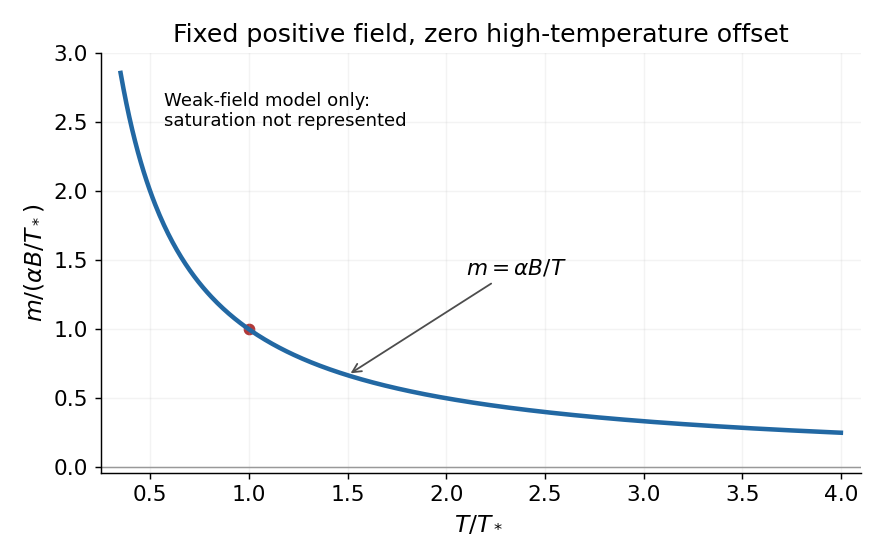

Write the Python code that produced this figure.
from pathlib import Path
import numpy as np
import matplotlib
matplotlib.use('Agg')
import matplotlib.pyplot as plt

plt.rcParams.update({'font.size':12,'axes.titlesize':14,'axes.labelsize':13})
fig,ax=plt.subplots(figsize=(6.8,4.3),dpi=130,facecolor='white')
t=np.linspace(.35,4,500)
ax.plot(t,1/t,lw=2.5,color='#2268a3')
ax.scatter([1],[1],color='#b13939',s=30)
ax.axhline(0,color='0.6',lw=.8)
ax.annotate(r'$m=\alpha B/T$',xy=(1.5,2/3),xytext=(2.1,1.4),arrowprops={'arrowstyle':'->','color':'0.3'})
ax.text(.57,2.47,'Weak-field model only:\nsaturation not represented',fontsize=10)
ax.set(xlim=(.25,4.1),ylim=(-.04,3),xlabel=r'$T/T_*$ ',ylabel=r'$m/(\alpha B/T_*)$',title='Fixed positive field, zero high-temperature offset')
ax.spines[['top','right']].set_visible(False);ax.grid(alpha=.15)
fig.tight_layout()
fig.savefig(Path.cwd()/Path(__file__).with_suffix('.png').name,facecolor='white',transparent=False)
